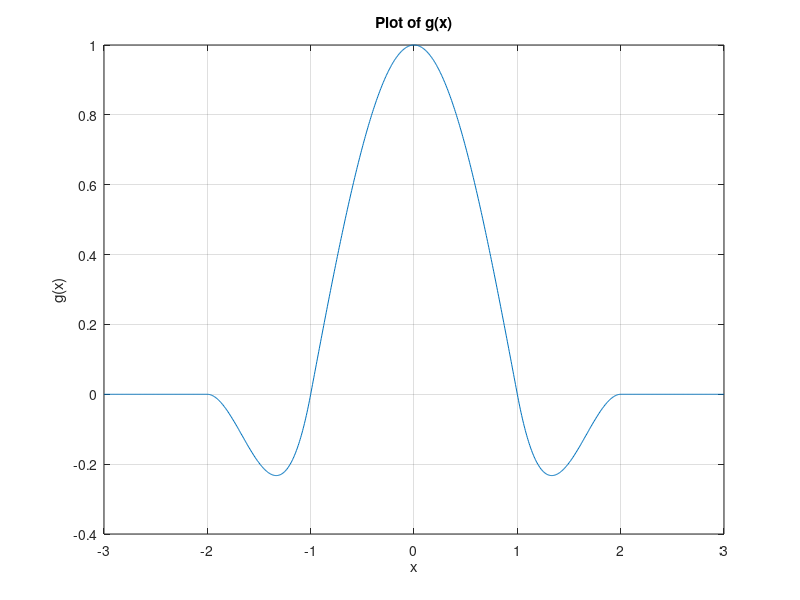

Here is the MATLAB script that generated this plot: (Note: this script raises an error after producing the figure.)
x = linspace(-3, 3, 1000); 


y = zeros(size(x));

idx = abs(x) <= 1;
y(idx) = cos(pi/2 * x(idx));

idx = abs(x) > 1 & abs(x) <= 2;
y(idx) = -pi/2 * (abs(x(idx)).^3 - 5*abs(x(idx)).^2 + 8*abs(x(idx)) - 4);

plot(x, y);
xlabel('x');
ylabel('g(x)');
title('Plot of g(x)');
grid on;

%% 

f = [3 4 7 4 3 5 6 12];
x_values = 1:length(f);



x_interp = linspace(1, 8, 100);

f_interp = zeros(size(x_interp));



for i = 1:length(x_interp)
    x = x_interp(i);
    x_res = 0;
    for s = 1:length(f)
        res = gfunc(s - x) * f(s);
        x_res = x_res + res;
    end
 
    f_interp(i) = x_res;
end

plot(x_values, f, 'o', x_interp, f_interp, '-');
xlabel('x');
ylabel('f');
disp(gfunc(0.5))

function g = gfunc(h)

if abs(h) <= 1
    g = cos(pi/2 * h);
elseif abs(h) > 1 && abs(h) <= 2
    g = -pi/2 * (abs(h).^3 - 5*abs(h).^2 + 8*abs(h) - 4);
else 
    g = 0;
end
end
%% NEAREST NEIGHBOUR

